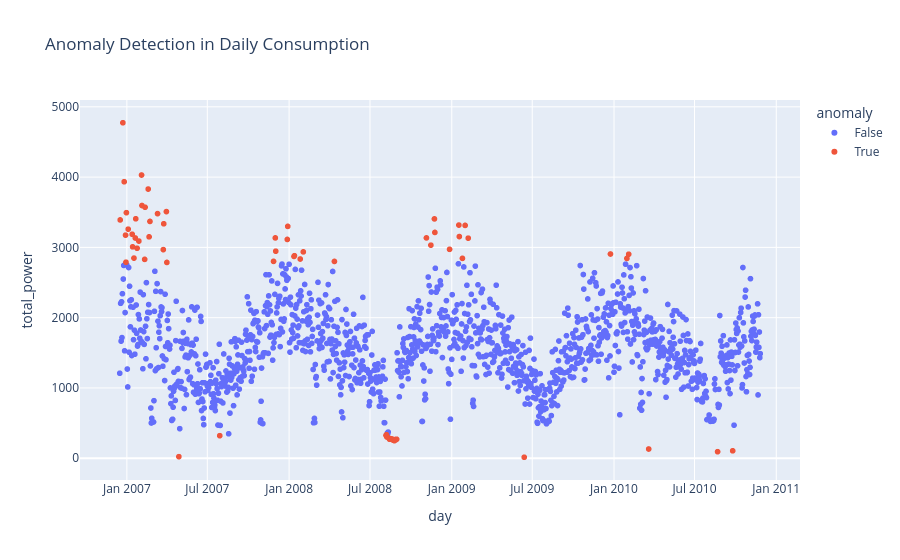

Notebook code for this chart:
### Markdown cell above
anomaly detection in daily consumption

### Code cell
"""
Erkennt Ausreißer im täglichen Verbrauch via Z-Score (Schwellenwert ±2 Standardabweichungen)
und markiert diese als Anomalien im Scatterplot.
"""

df_daily["zscore"] = (df_daily["total_power"] - df_daily["total_power"].mean()) / df_daily["total_power"].std()
df_daily["anomaly"] = df_daily["zscore"].abs() > 2
px.scatter(df_daily, x="day", y="total_power", color="anomaly",
           title="Anomaly Detection in Daily Consumption")

### Figure 1 — Plotly figure (JSON) as saved in the notebook; plotly's stock layout.template omitted (floating-point values rounded to 4 significant figures; data arrays with more than 128 entries replaced by an {"elided": "..."} marker saying what was removed)
{"data": [{"hovertemplate": "anomaly=False<br>day=%{x}<br>total_power=%{y}<extra></extra>", "legendgroup": "False", "marker": {"color": "#636efa", "symbol": "circle"}, "mode": "markers", "name": "False", "showlegend": true, "type": "scattergl", "x": {"elided": "1365 str values"}, "xaxis": "x", "y": {"elided": "1365 float values"}, "yaxis": "y"}, {"hovertemplate": "anomaly=True<br>day=%{x}<br>total_power=%{y}<extra></extra>", "legendgroup": "True", "marker": {"color": "#EF553B", "symbol": "circle"}, "mode": "markers", "name": "True", "showlegend": true, "type": "scattergl", "x": ["2006-12-17", "2006-12-23", "2006-12-26", "2006-12-29", "2006-12-30", "2006-12-31", "2007-01-04", "2007-01-13", "2007-01-14", "2007-01-17", "2007-01-20", "2007-01-21", "2007-01-24", "2007-01-28", "2007-02-03", "2007-02-04", "2007-02-10", "2007-02-11", "2007-02-18", "2007-02-20", "2007-02-22", "2007-03-11", "2007-03-24", "2007-03-25", "2007-03-31", "2007-04-01", "2007-04-28", "2007-07-29", "2007-11-27", "2007-12-01", "2007-12-02", "2007-12-28", "2007-12-29", "2008-01-12", "2008-01-13", "2008-01-26", "2008-02-02", "2008-04-12", "2008-08-06", "2008-08-07", "2008-08-08", "2008-08-12", "2008-08-13", "2008-08-14", "2008-08-15", "2008-08-16", "2008-08-17", "2008-08-18", "2008-08-19", "2008-08-20", "2008-08-21", "2008-08-22", "2008-08-23", "2008-08-24", "2008-08-25", "2008-08-26", "2008-08-27", "2008-08-28", "2008-08-29", "2008-08-30", "2008-11-05", "2008-11-15", "2008-11-23", "2008-11-24", "2008-12-27", "2009-01-17", "2009-01-18", "2009-01-25", "2009-01-31", "2009-02-07", "2009-06-13", "2009-12-24", "2010-01-30", "2010-02-03", "2010-03-20", "2010-08-22", "2010-09-25"], "xaxis": "x", "y": [3390.0, 4773.0, 3934.0, 3174.0, 2789.0, 3494.0, 3259.0, 3187.0, 3008.0, 2848.0, 3134.0, 3407.0, 2988.0, 3090.0, 4030.0, 3596.0, 2829.0, 3571.0, 3830.0, 3150.0, 3369.0, 3481.0, 2968.0, 3336.0, 3510.0, 2786.0, 22.74, 321.1, 2801.0, 3135.0, 2946.0, 3113.0, 3299.0, 2871.0, 2882.0, 2835.0, 2936.0, 2800.0, 326.1, 334.9, 302.2, 289.0, 282.6, 270.3, 273.7, 274.8, 274.8, 273.8, 274.7, 268.5, 261.3, 267.1, 254.6, 254.7, 250.3, 257.6, 258.1, 268.2, 267.6, 270.4, 3135.0, 3032.0, 3405.0, 3213.0, 2972.0, 3318.0, 3154.0, 2844.0, 3313.0, 3132.0, 14.22, 2906.0, 2843.0, 2903.0, 131.7, 93.34, 106.0], "yaxis": "y"}], "layout": {"legend": {"title": {"text": "anomaly"}, "tracegroupgap": 0}, "title": {"text": "Anomaly Detection in Daily Consumption"}, "xaxis": {"anchor": "y", "domain": [0, 1], "title": {"text": "day"}}, "yaxis": {"anchor": "x", "domain": [0, 1], "title": {"text": "total_power"}}}}
